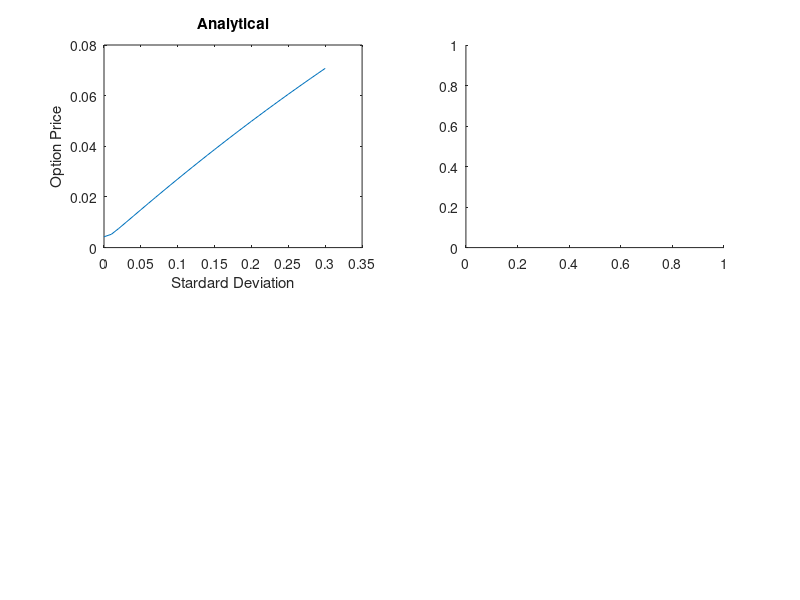

Write MATLAB code to recreate this figure. (Note: this script raises an error after producing the figure.)
% Verification of mc simulation method

% Make sure the functions logcallprice and incplot (in github repository) 
% are saved in matlab file directory before executing

% This script varies the parameters of the option pricing model: rate,
% standard deviation, underlying price, strike price, time to maturity for
% the monte carlo simulated option price using the function incplot
% and compares this to the analytical price. It then shows the convergence
% of the two solutions for increasing Monte Carlo Simulations then performs
% a random parameter test where random parameters are selected and the 
% magnitude of error isrecorded. This is done 100 times and the error 
% plotted onto a histogram.

tic % start timer

% Analytical solution to price

V=@(s,e,r,t,st)(exp(-r.*t).*( (log(s./e)+(r-0.5.*st.^2).*t).*normcdf(((...
    log(s./e)+(r-0.5.*st.^2).*t)./(st.*(t.^0.5)))) +(st./((2.*pi).^0.5))...
    .*(t.^0.5).*exp(-(((log(s./e)+(r-0.5.*st.^2).*t)./(st.*(t.^0.5))).^2)./2)));

% Parameters: s = underlying, k = strike, r=rate, t=time to maturity 
% st= standard deviation, n = number of simulations.

s=300; k=300; r=0.01; t=150/350; st=0.1; n=100000;

% Plotting Incremented Analytical Standard Deviation

subplot(2,2,1)
plot(0:0.01:0.3,V(s,k,r,t,0:0.01:0.3))
title('Analytical')
xlabel('Stardard Deviation')
ylabel('Option Price')
pause(realmin)

% Plotting Incremented Monte Carlo Standard Deviation

subplot(2,2,2)
incplot(0,0.3,5,s,k,r,t,st,n);
title('Monte Carlo')
pause(realmin)

%Plotting Incremented Analytical Rate

subplot(2,2,3)
plot(0:0.01:0.1,V(s,k,0:0.01:0.1,t,st))
xlabel('Rate')
ylabel('Option Price')
pause(realmin)

% Plotting Incremented Monte Carlo Rate

subplot(2,2,4)
incplot(0,0.1,3,s,k,r,t,st,n)
pause(realmin)
figure(2)

% Plotting Incremented Analytical Underlying Value

subplot(2,2,1)
plot(0:500,V(0:500,k,r,t,st));
axis([0 500 -inf inf])
title('Analytical')
xlabel('Initial Underlying Value')
ylabel('Option Price')
pause(realmin)

% Plotting Incremented Monte Carlo Underlying Value

figure(2)
subplot(2,2,2)
incplot(0,500,1,s,k,r,t,st,n)
axis([0 500 -inf inf])
title('Monte Carlo')
pause(realmin)

% Plotting Incremented Analytical Strike Price

figure(2)
subplot(2,2,3)
plot(100:500,V(s,100:500,r,t,st));
xlabel('Strike Price')
ylabel('Option Price')
pause(realmin)

% Plotting Incremented Monte Carlo Strike Price

figure(2)
subplot(2,2,4)
incplot(100,500,2,s,k,r,t,st,n)
pause(realmin)

% Plotting Incremented Analytical Time

figure(3)
subplot(2,2,1)
plot(0:1/365:1,V(s,k,r,0:1/365:1,st));
title('Analytical')
xlabel('Time to Maturity')
ylabel('Option Price')
pause(realmin)

% Plotting Incremented Monte Carlo Time

figure(3)
subplot(2,2,2)
incplot(0,1,4,s,k,r,t,st,n)
title('Monte Carlo')
pause(realmin)

% Plotting Convergence of Monte Carlo to Analytical for Increasing N

index=1; % Storage index
storage=zeros(1,length(100:250:2*10^4)); % Predeclaring for efficiency

a=V(s,k,r,t,st); % predeclaring analytical value for efficiency

for i = 100:250:2*10^4
    
   % Storing absolute difference between analytical and MC.
   storage(1,index)=abs(a-logcallprice(s,k,r,t,st,i));
   
   % Incrementing storage index
   index = index+1;
    
end

% Plotting N value vs absolute difference
figure(3)
subplot(2,2,3)
plot(100:250:2*10^4,storage(1,:));
title('Error of N  Paths')
xlabel('No. of Simulations')
ylabel('Magnitude of Error')
pause(realmin)

% Plotting error of combinations of random variables

storage=zeros(1,100);

for i = 1 : 100
    
   % Defining random variables to use in both analytical and MC.
   s1=500*rand+1; e1=500*rand+1; r1=rand/10; t1=rand; st1=rand;
   
   % Storing absolute difference between analytical and MC.
   storage(1,i)=abs(V(s1,e1,r1,t1,st1)-logcallprice(s1,e1,r1,t1,st1,n));
   
end

% Plotting histogram of absolute difference frequencies
figure(3)
subplot(2,2,4)
histogram(storage,'BinWidth',0.0001)
title('Random Parameter Test')
xlabel('Magnitude of Error')
ylabel('Frequency /100')

toc % end timer
